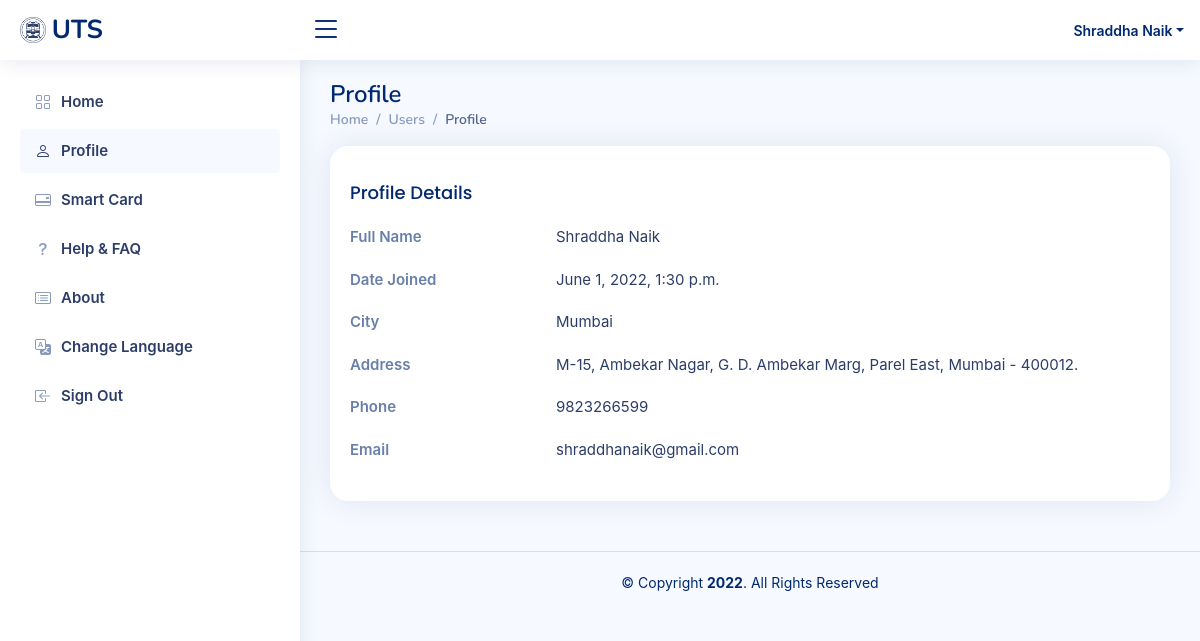
/profile/ (signed in), run on the app's committed database.
### train/models.py (models this page shows, shortened)
class Account(AbstractBaseUser):
    name                    = models.CharField(verbose_name='Name', max_length=100)
    username                = models.CharField(verbose_name = 'Phone Number', max_length=30, unique=True)
    date_joined				= models.DateTimeField(verbose_name='Date Joined', auto_now_add=True)
    last_login				= models.DateTimeField(verbose_name='Last Login', auto_now=True)
    city                    = models.CharField(verbose_name='City', max_length=20, null=True)
    address                 = models.TextField(verbose_name="Address", max_length=200, null=True)
    email                   = models.EmailField(verbose_name='Email', max_length=30, null = True)
    is_admin				= models.BooleanField(default=False)
    is_active				= models.BooleanField(default=True)
    is_staff				= models.BooleanField(default=False)
    is_superuser			= models.BooleanField(default=False)
    USERNAME_FIELD = 'username'
    REQUIRED_FIELDS= ['name']
    objects = MyAccountManager()

### train/views.py (the view)
# urls.py: path('profile/', views.profile, name='profile'),
@login_required(login_url='login', redirect_field_name='profile')
def profile(request):
    return render(request, 'train/users-profile.html')

### train/templates/train/users-profile.html (shortened to what this page needs)
{% extends 'train/base.html'%}
{% load static %}
{% block content %}
  <main id="main" class="main">
    <div class="pagetitle">
      <h1>Profile</h1>
      <nav>
        <ol class="breadcrumb">
          <li class="breadcrumb-item"><a href="index.html">Home</a></li>
          <li class="breadcrumb-item">Users</li>
          <li class="breadcrumb-item active">Profile</li>
        </ol>
      </nav>
    </div>
    <section class="section profile">
        <div class="col-xl">
          <div class="card">
            <div class="card-body pt-3">
              <div class="tab-pane fade show active profile-overview" id="profile-overview">
                <h5 class="card-title">Profile Details</h5>
                <div class="row">
                  <div class="col-lg-3 col-md-4 label ">Full Name</div>
                  <div class="col-lg-9 col-md-8">{{user.name}}</div>
                </div>
                <div class="row">
                  <div class="col-lg-3 col-md-4 label">Date Joined</div>
                  <div class="col-lg-9 col-md-8">{{user.date_joined}}</div>
                </div>
                <div class="row">
                  <div class="col-lg-3 col-md-4 label">City</div>
                  <div class="col-lg-9 col-md-8">{{user.city}}</div>
                </div>
                <div class="row">
                  <div class="col-lg-3 col-md-4 label">Address</div>
                  <div class="col-lg-9 col-md-8">{{user.address}}</div>
                </div>
                <div class="row">
                  <div class="col-lg-3 col-md-4 label">Phone</div>
                  <div class="col-lg-9 col-md-8">{{user.username}}</div>
                </div>
                <div class="row">
                  <div class="col-lg-3 col-md-4 label">Email</div>
                  <div class="col-lg-9 col-md-8">{{user.email}}</div>
                </div>
              </div>
            </div>
          </div>
        </div>
    </section>
  </main>
  {% endblock %}

### train/templates/train/base.html (shortened to what this page needs)
<!DOCTYPE html>
<html lang="en">
<head>
    {% load static %}
    <link href="{% static 'assets/vendor/bootstrap/css/bootstrap.min.css' %}" rel="stylesheet">
    <link href="{% static 'assets/vendor/bootstrap-icons/bootstrap-icons.css' %}" rel="stylesheet">
    <link href="{% static 'assets/vendor/boxicons/css/boxicons.min.css' %}" rel="stylesheet">
    <link href="{% static 'assets/vendor/quill/quill.snow.css' %}" rel="stylesheet">
    <link href="{% static 'assets/vendor/quill/quill.bubble.css' %}" rel="stylesheet">
    <link href="{% static 'assets/vendor/remixicon/remixicon.css' %}" rel="stylesheet">
    <link href="{% static 'assets/vendor/simple-datatables/style.css' %}" rel="stylesheet">
    <link href="{% static 'assets/css/style.css' %}" rel="stylesheet">
</head>
<body>
    <header id="header" class="header fixed-top d-flex align-items-center">
        <div class="d-flex align-items-center justify-content-between">
            <a href="" class="logo d-flex align-items-center">
                <img src="{% static 'assets/img/logo.png' %}" alt="">
                <span class="d-none d-lg-block">UTS</span>
            </a>
        </div>
        {% if user.is_authenticated %}
        <i class="bi bi-list toggle-sidebar-btn"></i>
        <nav class="header-nav ms-auto">
            <ul class="d-flex align-items-center">
                <li class="nav-item dropdown pe-3">
                    <a class="nav-link nav-profile d-flex align-items-center pe-0" href="#" data-bs-toggle="dropdown">
                        <span class="d-none d-md-block dropdown-toggle ps-2">{{user.name}}</span>
                    </a>
                </li>
            </ul>
        </nav>
        {% endif %}
    </header>
    {% if user.is_authenticated %}
    <aside id="sidebar" class="sidebar">
        <ul class="sidebar-nav" id="sidebar-nav">
          <li class="nav-item">
            <a class="nav-link collapsed" href="{% url 'index' %}">
              <i class="bi bi-grid"></i>
              <span>Home</span>
            </a>
          </li>
          <li class="nav-item">
            <a class="nav-link " href="{% url 'profile' %}">
              <i class="bi bi-person"></i>
              <span>Profile</span>
            </a>
          </li>
          <li class="nav-item">
            <a class="nav-link collapsed" href="{% url 'blank' %}">
              <i class="bi bi-credit-card-2-back"></i>
              <span>Smart Card</span>
            </a>
          </li>
          <li class="nav-item">
            <a class="nav-link collapsed" href="{% url 'blank' %}">
              <i class="bi bi-question-lg"></i>
              <span>Help & FAQ</span>
            </a>
          </li>
          <li class="nav-item">
            <a class="nav-link collapsed" href="{% url 'blank' %}">
              <i class="bi bi-card-list"></i>
              <span>About</span>
            </a>
          </li>
          <li class="nav-item">
            <a class="nav-link collapsed" href="{% url 'blank' %}">
              <i class="bi bi-translate"></i>
              <span>Change Language</span>
            </a>
          </li>
          <li class="nav-item">
            <a class="nav-link collapsed" href="{% url 'logout' %}">
              <i class="bi bi-box-arrow-in-left"></i>
              <span>Sign Out</span>
            </a>
          </li>
        </ul>
      </aside>
    {% endif %}
    {% block content %}{% endblock %}
    <footer id="footer" class="footer">
        <div class="copyright">
            &copy; Copyright <strong><span>2022</span></strong>. All Rights Reserved
        </div>
    </footer>
</body>
</html>

### train/static/assets/css/style.css (style rules this page uses)
:root { scroll-behavior: smooth; }
body { font-family: "Inter", sans-serif; background: #f6f9ff; color: #2c3d68; }
a { color: #2c3d68; text-decoration: none; }
h1, h2, h3, h4, h5, h6 { font-family: "Nunito", sans-serif; }
#main { margin-top: 60px; padding: 20px 30px; transition: all 0.3s; }
.pagetitle { margin-bottom: 10px; }
.pagetitle h1 { font-size: 24px; margin-bottom: 0; font-weight: 600; color: #012970; }
.card { margin-bottom: 30px; border: none; border-radius: 18px; box-shadow: 0px 0 30px rgba(1, 41, 112, 0.1); }
.card-title { padding: 20px 0 15px 0; font-size: 18px; font-weight: 500; color: #999999; font-family: "Poppins", sans-serif; }
.card-body { padding: 0 20px 20px 20px; }
.breadcrumb { font-size: 14px; font-family: "Nunito", sans-serif; color: #899bbd; font-weight: 600; }
.breadcrumb a { color: #899bbd; transition: 0.3s; }
.breadcrumb .breadcrumb-item::before { color: #899bbd; }
.breadcrumb .active { color: #51678f; font-weight: 600; }
.logo { line-height: 1; }
@media (min-width: 1200px) { .logo { width: 280px; } }
.logo img { max-height: 26px; margin-right: 6px; }
.logo span { font-size: 26px; font-weight: 700; color: #012970; font-family: "Nunito", sans-serif; }
.header { transition: all 0.5s; z-index: 997; height: 60px; box-shadow: 0px 2px 20px rgba(1, 41, 112, 0.1); background-color: #fff; padding-left: 20px; }
.header .toggle-sidebar-btn { font-size: 32px; padding-left: 10px; cursor: pointer; color: #012970; }
.header-nav ul { list-style: none; }
.header-nav > ul { margin: 0; padding: 0; }
.header-nav .nav-profile { color: #012970; }
.header-nav .nav-profile span { font-size: 14px; font-weight: 600; }
.sidebar { position: fixed; top: 60px; left: 0; bottom: 0; width: 300px; z-index: 996; transition: all 0.3s; padding: 20px; overflow-y: auto; scrollbar-width: thin; scrollbar-color: #aab7cf transparent; box-shadow: 0px 0px 20px rgba(1, 41, 112, 0.1); background-color: #fff; }
@media (min-width: 1200px) { #main, #footer { margin-left: 300px; } }
.sidebar-nav { padding: 0; margin: 0; list-style: none; }
.sidebar-nav li { padding: 0; margin: 0; list-style: none; }
.sidebar-nav .nav-item { margin-bottom: 5px; }
.sidebar-nav .nav-link { display: flex; align-items: center; font-size: 15px; font-weight: 600; color: #2c3d68; transition: 0.3; background: #f6f9ff; padding: 10px 15px; border-radius: 4px; }
.sidebar-nav .nav-link i { font-size: 16px; margin-right: 10px; color: #2c3d68; }
.sidebar-nav .nav-link.collapsed { color: #2c3d68; background: #fff; }
.sidebar-nav .nav-link.collapsed i { color: #899bbd; }
.profile .profile-overview .row { margin-bottom: 20px; font-size: 15px; }
.profile .profile-overview .card-title { color: #012970; }
.profile .profile-overview .label { font-weight: 600; color: rgba(1, 41, 112, 0.6); }
.footer { padding: 20px 0; font-size: 14px; transition: all 0.3s; border-top: 1px solid #cddfff; }
.footer .copyright { text-align: center; color: #012970; }

### data on the page
Account: name "Shraddha Naik", date_joined "June 1, 2022, 1:30 p.m.", city "Mumbai", address "M-15, Ambekar Nagar, G. D. Ambekar Marg, Parel East, Mumbai - 400012.", username "9823266599", email "shraddhanaik@gmail.com"
